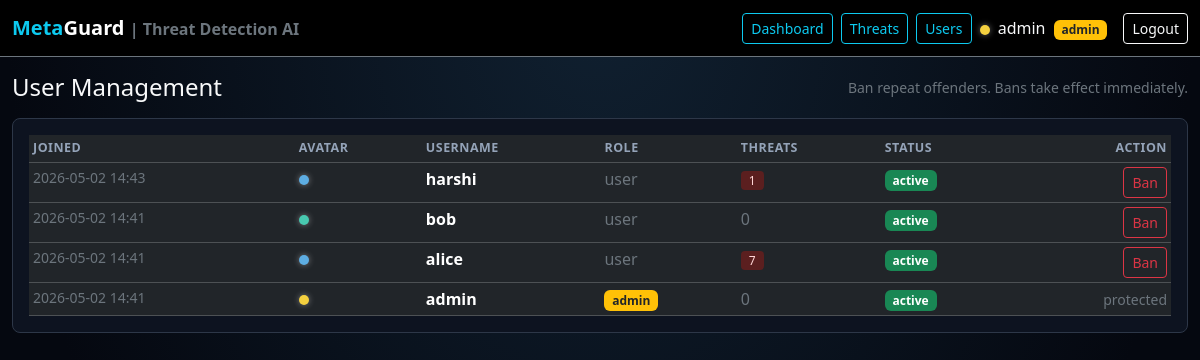
Page /admin/users (signed in) on the committed database.
### models.py (models this page shows, shortened)
class User(UserMixin, db.Model):
    __tablename__ = "users"
    id = db.Column(db.Integer, primary_key=True)
    username = db.Column(db.String(50), unique=True, nullable=False)
    password_hash = db.Column(db.String(255), nullable=False)
    role = db.Column(db.String(10), default="user", nullable=False)
    avatar_color = db.Column(db.String(7), default="#5DADE2", nullable=False)
    x = db.Column(db.Integer, default=100, nullable=False)
    y = db.Column(db.Integer, default=100, nullable=False)
    is_banned = db.Column(db.Boolean, default=False, nullable=False)
    created_at = db.Column(db.DateTime, default=datetime.utcnow, nullable=False)
    messages = db.relationship("Message", backref="user", lazy=True)
    threats = db.relationship("Threat", backref="user", lazy=True)
    @property
    def is_admin(self) -> bool:
        return self.role == "admin"

### admin.py (the view)
@admin_bp.route("/users")
@login_required
@admin_required
def users_view():
    rows = User.query.order_by(User.created_at.desc()).all()
    threat_counts = dict(
        db.session.query(Threat.user_id, func.count(Threat.id))
        .group_by(Threat.user_id)
        .all()
    )
    return render_template(
        "admin_users.html",
        users=[
            {
                "id": u.id,
                "username": u.username,
                "role": u.role,
                "color": u.avatar_color,
                "is_banned": u.is_banned,
                "threats": threat_counts.get(u.id, 0),
                "joined": u.created_at.strftime("%Y-%m-%d %H:%M"),
            }
            for u in rows
        ],
    )

### admin.py (called while the page is built)
def admin_required(f):
    @wraps(f)
    def wrapper(*args, **kwargs):
        if not current_user.is_authenticated or not current_user.is_admin:
            abort(403)
        return f(*args, **kwargs)
    return wrapper

### app.py (called while the page is built)
@login_manager.user_loader
def load_user(user_id: str):
    return db.session.get(User, int(user_id))

### templates/admin_users.html (shortened to what this page needs)
{% extends "base.html" %}
{% block content %}
<div class="d-flex justify-content-between align-items-center mb-3">
  <h4 class="mb-0">User Management</h4>
  <small class="text-secondary">Ban repeat offenders. Bans take effect immediately.</small>
</div>
<div class="chart-card">
  <table class="table table-dark table-sm threats-table mb-0">
    <thead>
      <tr>
        <th>Joined</th>
        <th>Avatar</th>
        <th>Username</th>
        <th>Role</th>
        <th>Threats</th>
        <th>Status</th>
        <th class="text-end">Action</th>
      </tr>
    </thead>
    <tbody>
      {% for u in users %}
        <tr>
          <td class="text-secondary small">{{ u.joined }}</td>
          <td><span class="dot" style="background:{{ u.color }}"></span></td>
          <td><strong>{{ u.username }}</strong></td>
          <td>
            {% if u.role == 'admin' %}
              <span class="badge bg-warning text-dark">admin</span>
            {% else %}
              <span class="text-secondary">user</span>
            {% endif %}
          </td>
          <td>
            {% if u.threats > 0 %}
              <span class="threat-type-toxicity">{{ u.threats }}</span>
            {% else %}
              <span class="text-secondary">0</span>
            {% endif %}
          </td>
          <td>
            {% if u.is_banned %}
              <span class="badge bg-danger">banned</span>
            {% else %}
              <span class="badge bg-success">active</span>
            {% endif %}
          </td>
          <td class="text-end">
            {% if u.role != 'admin' %}
              {% if u.is_banned %}
                <form method="POST" action="{{ url_for('admin.unban_user', user_id=u.id) }}" class="d-inline">
                  <button class="btn btn-sm btn-outline-success" type="submit">Unban</button>
                </form>
              {% else %}
                <form method="POST" action="{{ url_for('admin.ban_user', user_id=u.id) }}" class="d-inline"
                      onsubmit="return confirm('Ban {{ u.username }}?');">
                  <button class="btn btn-sm btn-outline-danger" type="submit">Ban</button>
                </form>
              {% endif %}
            {% else %}
              <span class="text-secondary small">protected</span>
            {% endif %}
          </td>
        </tr>
      {% else %}
        <tr><td colspan="7" class="text-secondary text-center py-4">No users yet.</td></tr>
      {% endfor %}
    </tbody>
  </table>
</div>
{% endblock %}

### templates/base.html (shortened to what this page needs)
<!doctype html>
<html lang="en">
<head>
  <link rel="stylesheet" href="https://cdn.jsdelivr.net/npm/bootstrap@5.3.2/dist/css/bootstrap.min.css">
  <link rel="stylesheet" href="{{ url_for('static', filename='css/style.css') }}">
</head>
<body class="bg-dark text-light">
  <nav class="navbar navbar-expand-lg navbar-dark bg-black border-bottom border-secondary">
    <div class="container-fluid">
      <a class="navbar-brand fw-bold" href="{{ url_for('index') }}">
        <span class="text-info">Meta</span>Guard <small class="text-secondary fs-6">| Threat Detection AI</small>
      </a>
      <div class="d-flex align-items-center">
        {% if current_user.is_authenticated %}
          {% if current_user.is_admin %}
            <a class="btn btn-outline-info btn-sm me-2" href="{{ url_for('admin.dashboard') }}">Dashboard</a>
            <a class="btn btn-outline-info btn-sm me-2" href="{{ url_for('admin.threats_view') }}">Threats</a>
            <a class="btn btn-outline-info btn-sm me-2" href="{{ url_for('admin.users_view') }}">Users</a>
          {% else %}
            <a class="btn btn-outline-info btn-sm me-2" href="{{ url_for('metaverse.room') }}">Enter Room</a>
          {% endif %}
          <span class="text-light me-3">
            <span class="dot" style="background: {{ current_user.avatar_color }}"></span>
            {{ current_user.username }}
            {% if current_user.is_admin %}<span class="badge bg-warning text-dark ms-1">admin</span>{% endif %}
          </span>
          <a class="btn btn-outline-light btn-sm" href="{{ url_for('auth.logout') }}">Logout</a>
        {% else %}
          <a class="btn btn-outline-info btn-sm me-2" href="{{ url_for('auth.login') }}">Login</a>
          <a class="btn btn-info btn-sm" href="{{ url_for('auth.register') }}">Register</a>
        {% endif %}
      </div>
    </div>
  </nav>
  <div class="container-fluid mt-3">
    {% block content %}{% endblock %}
  </div>
</body>
</html>

### static/css/style.css (style rules this page uses)
body { font-family: "Segoe UI", "Helvetica Neue", Arial, sans-serif; min-height: 100vh; background: radial-gradient(ellipse at top, #102030 0%, #050810 70%); }
.dot { display: inline-block; width: 10px; height: 10px; border-radius: 50%; margin-right: 4px; vertical-align: middle; box-shadow: 0 0 6px rgba(255, 255, 255, 0.4); }
.threats-table th { font-size: 0.78rem; text-transform: uppercase; letter-spacing: 0.04em; color: #94a3b8; }
.threat-type-toxicity { background: #5b1f1f; color: #ffd5d5; padding: 1px 8px; border-radius: 4px; font-size: 0.75rem; }
.chart-card { background: #0d1320; border: 1px solid #2d3748; border-radius: 8px; padding: 1rem; }
a { color: #4cc9f0; }

### rows in the picture
User: username "admin", joined "2026-05-02 14:41", role "admin"
User: joined "2026-05-02 14:43", username "harshi", role "user", threats "1"
User: joined "2026-05-02 14:41", username "bob", role "user"
User: joined "2026-05-02 14:41", username "alice", role "user", threats "7"
